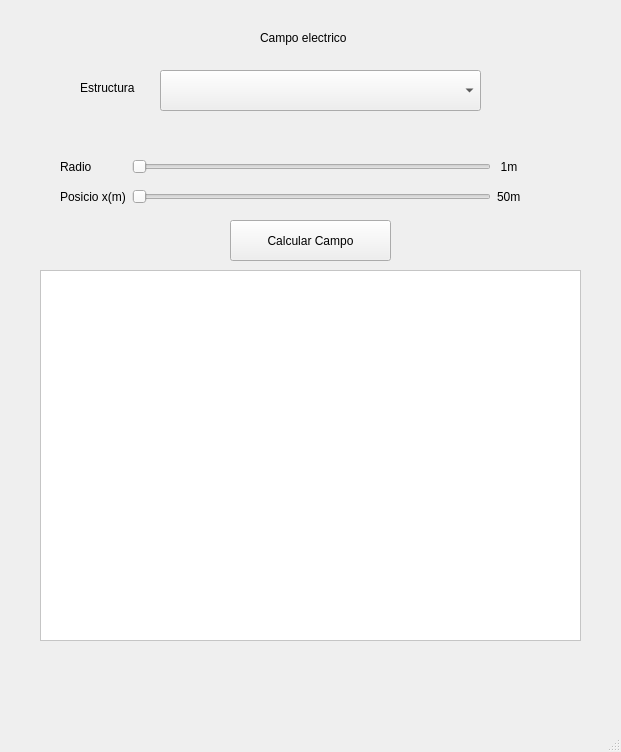
<?xml version="1.0" encoding="UTF-8"?>
<ui version="4.0">
 <class>MainWindow</class>
 <widget class="QMainWindow" name="MainWindow">
  <property name="geometry">
   <rect>
    <x>0</x>
    <y>0</y>
    <width>621</width>
    <height>752</height>
   </rect>
  </property>
  <property name="windowTitle">
   <string>MainWindow</string>
  </property>
  <widget class="QWidget" name="centralwidget">
   <widget class="QLabel" name="label">
    <property name="geometry">
     <rect>
      <x>80</x>
      <y>80</y>
      <width>71</width>
      <height>16</height>
     </rect>
    </property>
    <property name="text">
     <string>Estructura</string>
    </property>
   </widget>
   <widget class="QPushButton" name="pushButton">
    <property name="geometry">
     <rect>
      <x>230</x>
      <y>220</y>
      <width>161</width>
      <height>41</height>
     </rect>
    </property>
    <property name="text">
     <string>Calcular Campo</string>
    </property>
   </widget>
   <widget class="QLabel" name="inputDisplayerLabel">
    <property name="geometry">
     <rect>
      <x>260</x>
      <y>30</y>
      <width>151</width>
      <height>16</height>
     </rect>
    </property>
    <property name="text">
     <string>Campo electrico</string>
    </property>
   </widget>
   <widget class="QComboBox" name="fieldsComboBox">
    <property name="geometry">
     <rect>
      <x>160</x>
      <y>70</y>
      <width>321</width>
      <height>41</height>
     </rect>
    </property>
   </widget>
   <widget class="QWidget" name="layoutWidget">
    <property name="geometry">
     <rect>
      <x>60</x>
      <y>150</y>
      <width>461</width>
      <height>64</height>
     </rect>
    </property>
    <layout class="QGridLayout" name="gridLayout">
     <item row="1" column="0">
      <widget class="QLabel" name="label_3">
       <property name="text">
        <string>Posicio x(m)</string>
       </property>
      </widget>
     </item>
     <item row="0" column="1">
      <widget class="QSlider" name="radioSlider">
       <property name="orientation">
        <enum>Qt::Horizontal</enum>
       </property>
      </widget>
     </item>
     <item row="1" column="1">
      <widget class="QSlider" name="xSlider">
       <property name="orientation">
        <enum>Qt::Horizontal</enum>
       </property>
      </widget>
     </item>
     <item row="0" column="0">
      <widget class="QLabel" name="label_2">
       <property name="text">
        <string>Radio</string>
       </property>
      </widget>
     </item>
     <item row="0" column="2">
      <widget class="QLabel" name="radioLabel">
       <property name="text">
        <string>1m</string>
       </property>
       <property name="scaledContents">
        <bool>false</bool>
       </property>
       <property name="alignment">
        <set>Qt::AlignCenter</set>
       </property>
      </widget>
     </item>
     <item row="1" column="2">
      <widget class="QLabel" name="posicionLabel">
       <property name="text">
        <string>50m</string>
       </property>
      </widget>
     </item>
    </layout>
   </widget>
   <widget class="QFrame" name="graphFrame">
    <property name="geometry">
     <rect>
      <x>40</x>
      <y>270</y>
      <width>541</width>
      <height>371</height>
     </rect>
    </property>
    <property name="minimumSize">
     <size>
      <width>350</width>
      <height>300</height>
     </size>
    </property>
    <property name="maximumSize">
     <size>
      <width>541</width>
      <height>371</height>
     </size>
    </property>
    <property name="styleSheet">
     <string notr="true">background-color: rgb(255, 255, 255);</string>
    </property>
    <property name="frameShape">
     <enum>QFrame::StyledPanel</enum>
    </property>
    <property name="frameShadow">
     <enum>QFrame::Raised</enum>
    </property>
   </widget>
  </widget>
  <widget class="QMenuBar" name="menubar">
   <property name="geometry">
    <rect>
     <x>0</x>
     <y>0</y>
     <width>621</width>
     <height>26</height>
    </rect>
   </property>
  </widget>
  <widget class="QStatusBar" name="statusbar"/>
 </widget>
 <resources/>
 <connections/>
</ui>
